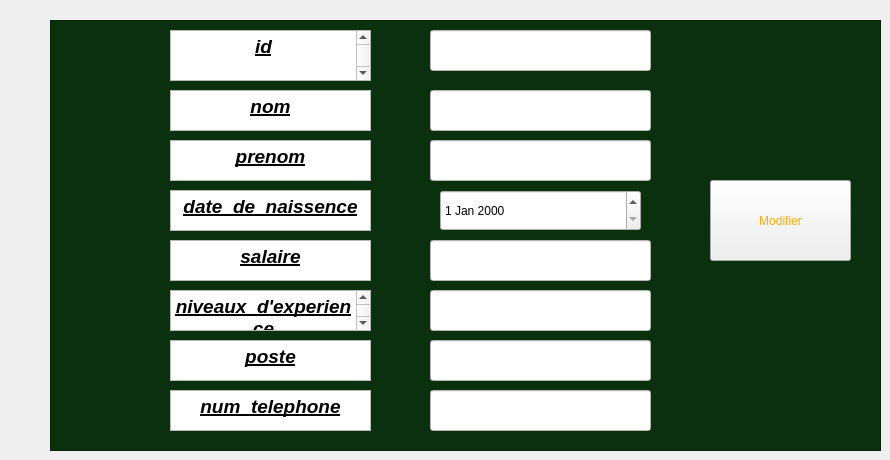
    <widget class="QWidget" name="tab_9">
     <attribute name="title">
      <string>modifier employe</string>
     </attribute>
     <widget class="QTextEdit" name="textEdit_18">
      <property name="geometry">
       <rect>
        <x>170</x>
        <y>140</y>
        <width>201</width>
        <height>41</height>
       </rect>
      </property>
      <property name="html">
       <string>&lt;!DOCTYPE HTML PUBLIC &quot;-//W3C//DTD HTML 4.0//EN&quot; &quot;http://www.w3.org/TR/REC-html40/strict.dtd&quot;&gt;
&lt;html&gt;&lt;head&gt;&lt;meta name=&quot;qrichtext&quot; content=&quot;1&quot; /&gt;&lt;meta charset=&quot;utf-8&quot; /&gt;&lt;style type=&quot;text/css&quot;&gt;
p, li { white-space: pre-wrap; }
hr { height: 1px; border-width: 0; }
li.unchecked::marker { content: &quot;\2610&quot;; }
li.checked::marker { content: &quot;\2612&quot;; }
&lt;/style&gt;&lt;/head&gt;&lt;body style=&quot; font-family:'Segoe UI'; font-size:9pt; font-weight:400; font-style:normal;&quot;&gt;
&lt;p align=&quot;center&quot; style=&quot; margin-top:0px; margin-bottom:0px; margin-left:0px; margin-right:0px; -qt-block-indent:0; text-indent:0px;&quot;&gt;&lt;span style=&quot; font-size:14pt; font-weight:700; font-style:italic; text-decoration: underline;&quot;&gt;prenom&lt;/span&gt;&lt;/p&gt;&lt;/body&gt;&lt;/html&gt;</string>
      </property>
     </widget>
     <widget class="QTextEdit" name="textEdit_25">
      <property name="geometry">
       <rect>
        <x>170</x>
        <y>290</y>
        <width>201</width>
        <height>41</height>
       </rect>
      </property>
      <property name="html">
       <string>&lt;!DOCTYPE HTML PUBLIC &quot;-//W3C//DTD HTML 4.0//EN&quot; &quot;http://www.w3.org/TR/REC-html40/strict.dtd&quot;&gt;
&lt;html&gt;&lt;head&gt;&lt;meta name=&quot;qrichtext&quot; content=&quot;1&quot; /&gt;&lt;meta charset=&quot;utf-8&quot; /&gt;&lt;style type=&quot;text/css&quot;&gt;
p, li { white-space: pre-wrap; }
hr { height: 1px; border-width: 0; }
li.unchecked::marker { content: &quot;\2610&quot;; }
li.checked::marker { content: &quot;\2612&quot;; }
&lt;/style&gt;&lt;/head&gt;&lt;body style=&quot; font-family:'Segoe UI'; font-size:9pt; font-weight:400; font-style:normal;&quot;&gt;
&lt;p align=&quot;center&quot; style=&quot; margin-top:0px; margin-bottom:0px; margin-left:0px; margin-right:0px; -qt-block-indent:0; text-indent:0px;&quot;&gt;&lt;span style=&quot; font-size:14pt; font-weight:700; font-style:italic; text-decoration: underline;&quot;&gt;niveaux_d'experience&lt;/span&gt;&lt;/p&gt;&lt;/body&gt;&lt;/html&gt;</string>
      </property>
     </widget>
     <widget class="QTextEdit" name="textEdit_26">
      <property name="geometry">
       <rect>
        <x>170</x>
        <y>90</y>
        <width>201</width>
        <height>41</height>
       </rect>
      </property>
      <property name="html">
       <string>&lt;!DOCTYPE HTML PUBLIC &quot;-//W3C//DTD HTML 4.0//EN&quot; &quot;http://www.w3.org/TR/REC-html40/strict.dtd&quot;&gt;
&lt;html&gt;&lt;head&gt;&lt;meta name=&quot;qrichtext&quot; content=&quot;1&quot; /&gt;&lt;meta charset=&quot;utf-8&quot; /&gt;&lt;style type=&quot;text/css&quot;&gt;
p, li { white-space: pre-wrap; }
hr { height: 1px; border-width: 0; }
li.unchecked::marker { content: &quot;\2610&quot;; }
li.checked::marker { content: &quot;\2612&quot;; }
&lt;/style&gt;&lt;/head&gt;&lt;body style=&quot; font-family:'Segoe UI'; font-size:9pt; font-weight:400; font-style:normal;&quot;&gt;
&lt;p align=&quot;center&quot; style=&quot; margin-top:0px; margin-bottom:0px; margin-left:0px; margin-right:0px; -qt-block-indent:0; text-indent:0px;&quot;&gt;&lt;span style=&quot; font-size:14pt; font-weight:700; font-style:italic; text-decoration: underline;&quot;&gt;nom&lt;/span&gt;&lt;/p&gt;&lt;/body&gt;&lt;/html&gt;</string>
      </property>
     </widget>
     <widget class="QDateEdit" name="date_3">
      <property name="geometry">
       <rect>
        <x>440</x>
        <y>190</y>
        <width>201</width>
        <height>41</height>
       </rect>
      </property>
     </widget>
     <widget class="QTextEdit" name="textEdit_27">
      <property name="geometry">
       <rect>
        <x>170</x>
        <y>390</y>
        <width>201</width>
        <height>41</height>
       </rect>
      </property>
      <property name="html">
       <string>&lt;!DOCTYPE HTML PUBLIC &quot;-//W3C//DTD HTML 4.0//EN&quot; &quot;http://www.w3.org/TR/REC-html40/strict.dtd&quot;&gt;
&lt;html&gt;&lt;head&gt;&lt;meta name=&quot;qrichtext&quot; content=&quot;1&quot; /&gt;&lt;meta charset=&quot;utf-8&quot; /&gt;&lt;style type=&quot;text/css&quot;&gt;
p, li { white-space: pre-wrap; }
hr { height: 1px; border-width: 0; }
li.unchecked::marker { content: &quot;\2610&quot;; }
li.checked::marker { content: &quot;\2612&quot;; }
&lt;/style&gt;&lt;/head&gt;&lt;body style=&quot; font-family:'Segoe UI'; font-size:9pt; font-weight:400; font-style:normal;&quot;&gt;
&lt;p align=&quot;center&quot; style=&quot; margin-top:0px; margin-bottom:0px; margin-left:0px; margin-right:0px; -qt-block-indent:0; text-indent:0px;&quot;&gt;&lt;span style=&quot; font-size:14pt; font-weight:700; font-style:italic; text-decoration: underline;&quot;&gt;num_telephone&lt;/span&gt;&lt;/p&gt;&lt;/body&gt;&lt;/html&gt;</string>
      </property>
     </widget>
     <widget class="QTextEdit" name="textEdit_28">
      <property name="geometry">
       <rect>
        <x>170</x>
        <y>190</y>
        <width>201</width>
        <height>41</height>
       </rect>
      </property>
      <property name="html">
       <string>&lt;!DOCTYPE HTML PUBLIC &quot;-//W3C//DTD HTML 4.0//EN&quot; &quot;http://www.w3.org/TR/REC-html40/strict.dtd&quot;&gt;
&lt;html&gt;&lt;head&gt;&lt;meta name=&quot;qrichtext&quot; content=&quot;1&quot; /&gt;&lt;meta charset=&quot;utf-8&quot; /&gt;&lt;style type=&quot;text/css&quot;&gt;
p, li { white-space: pre-wrap; }
hr { height: 1px; border-width: 0; }
li.unchecked::marker { content: &quot;\2610&quot;; }
li.checked::marker { content: &quot;\2612&quot;; }
&lt;/style&gt;&lt;/head&gt;&lt;body style=&quot; font-family:'Segoe UI'; font-size:9pt; font-weight:400; font-style:normal;&quot;&gt;
&lt;p align=&quot;center&quot; style=&quot; margin-top:0px; margin-bottom:0px; margin-left:0px; margin-right:0px; -qt-block-indent:0; text-indent:0px;&quot;&gt;&lt;span style=&quot; font-size:14pt; font-weight:700; font-style:italic; text-decoration: underline;&quot;&gt;date_de_naissence&lt;/span&gt;&lt;/p&gt;&lt;/body&gt;&lt;/html&gt;</string>
      </property>
     </widget>
     <widget class="QTextBrowser" name="textBrowser_8">
      <property name="geometry">
       <rect>
        <x>50</x>
        <y>20</y>
        <width>831</width>
        <height>431</height>
       </rect>
      </property>
      <property name="styleSheet">
       <string notr="true">background-color: rgb(0, 0, 0);
background-color: rgb(10, 48, 13);</string>
      </property>
     </widget>
     <widget class="QTextEdit" name="textEdit_29">
      <property name="geometry">
       <rect>
        <x>170</x>
        <y>240</y>
        <width>201</width>
        <height>41</height>
       </rect>
      </property>
      <property name="html">
       <string>&lt;!DOCTYPE HTML PUBLIC &quot;-//W3C//DTD HTML 4.0//EN&quot; &quot;http://www.w3.org/TR/REC-html40/strict.dtd&quot;&gt;
&lt;html&gt;&lt;head&gt;&lt;meta name=&quot;qrichtext&quot; content=&quot;1&quot; /&gt;&lt;meta charset=&quot;utf-8&quot; /&gt;&lt;style type=&quot;text/css&quot;&gt;
p, li { white-space: pre-wrap; }
hr { height: 1px; border-width: 0; }
li.unchecked::marker { content: &quot;\2610&quot;; }
li.checked::marker { content: &quot;\2612&quot;; }
&lt;/style&gt;&lt;/head&gt;&lt;body style=&quot; font-family:'Segoe UI'; font-size:9pt; font-weight:400; font-style:normal;&quot;&gt;
&lt;p align=&quot;center&quot; style=&quot; margin-top:0px; margin-bottom:0px; margin-left:0px; margin-right:0px; -qt-block-indent:0; text-indent:0px;&quot;&gt;&lt;span style=&quot; font-size:14pt; font-weight:700; font-style:italic; text-decoration: underline;&quot;&gt;salaire&lt;/span&gt;&lt;/p&gt;&lt;/body&gt;&lt;/html&gt;</string>
      </property>
     </widget>
     <widget class="QTextEdit" name="textEdit_30">
      <property name="geometry">
       <rect>
        <x>170</x>
        <y>340</y>
        <width>201</width>
        <height>41</height>
       </rect>
      </property>
      <property name="html">
       <string>&lt;!DOCTYPE HTML PUBLIC &quot;-//W3C//DTD HTML 4.0//EN&quot; &quot;http://www.w3.org/TR/REC-html40/strict.dtd&quot;&gt;
&lt;html&gt;&lt;head&gt;&lt;meta name=&quot;qrichtext&quot; content=&quot;1&quot; /&gt;&lt;meta charset=&quot;utf-8&quot; /&gt;&lt;style type=&quot;text/css&quot;&gt;
p, li { white-space: pre-wrap; }
hr { height: 1px; border-width: 0; }
li.unchecked::marker { content: &quot;\2610&quot;; }
li.checked::marker { content: &quot;\2612&quot;; }
&lt;/style&gt;&lt;/head&gt;&lt;body style=&quot; font-family:'Segoe UI'; font-size:9pt; font-weight:400; font-style:normal;&quot;&gt;
&lt;p align=&quot;center&quot; style=&quot; margin-top:0px; margin-bottom:0px; margin-left:0px; margin-right:0px; -qt-block-indent:0; text-indent:0px;&quot;&gt;&lt;span style=&quot; font-size:14pt; font-weight:700; font-style:italic; text-decoration: underline;&quot;&gt;poste&lt;/span&gt;&lt;/p&gt;&lt;/body&gt;&lt;/html&gt;</string>
      </property>
     </widget>
     <widget class="QPushButton" name="editButton_2">
      <property name="geometry">
       <rect>
        <x>710</x>
        <y>180</y>
        <width>141</width>
        <height>81</height>
       </rect>
      </property>
      <property name="styleSheet">
       <string notr="true">font: 18pt &quot;Segoe UI&quot;;
color: rgb(255, 170, 0);</string>
      </property>
      <property name="text">
       <string>Modifier</string>
      </property>
     </widget>
     <widget class="QLineEdit" name="idd_3">
      <property name="geometry">
       <rect>
        <x>430</x>
        <y>30</y>
        <width>221</width>
        <height>41</height>
       </rect>
      </property>
      <property name="styleSheet">
       <string notr="true">background-color: rgb(255, 255, 255);
color: rgb(0, 0, 0);</string>
      </property>
     </widget>
     <widget class="QLineEdit" name="nom_3">
      <property name="geometry">
       <rect>
        <x>430</x>
        <y>90</y>
        <width>221</width>
        <height>41</height>
       </rect>
      </property>
      <property name="styleSheet">
       <string notr="true">background-color: rgb(255, 255, 255);
color: rgb(0, 0, 0);</string>
      </property>
     </widget>
     <widget class="QLineEdit" name="prenom_3">
      <property name="geometry">
       <rect>
        <x>430</x>
        <y>140</y>
        <width>221</width>
        <height>41</height>
       </rect>
      </property>
      <property name="styleSheet">
       <string notr="true">background-color: rgb(255, 255, 255);
color: rgb(0, 0, 0);</string>
      </property>
     </widget>
     <widget class="QLineEdit" name="salaire_3">
      <property name="geometry">
       <rect>
        <x>430</x>
        <y>240</y>
        <width>221</width>
        <height>41</height>
       </rect>
      </property>
      <property name="styleSheet">
       <string notr="true">background-color: rgb(255, 255, 255);
color: rgb(0, 0, 0);</string>
      </property>
     </widget>
     <widget class="QLineEdit" name="niv_3">
      <property name="geometry">
       <rect>
        <x>430</x>
        <y>290</y>
        <width>221</width>
        <height>41</height>
       </rect>
      </property>
      <property name="styleSheet">
       <string notr="true">background-color: rgb(255, 255, 255);
color: rgb(0, 0, 0);</string>
      </property>
     </widget>
     <widget class="QLineEdit" name="poste_3">
      <property name="geometry">
       <rect>
        <x>430</x>
        <y>340</y>
        <width>221</width>
        <height>41</height>
       </rect>
      </property>
      <property name="styleSheet">
       <string notr="true">background-color: rgb(255, 255, 255);
color: rgb(0, 0, 0);</string>
      </property>
     </widget>
     <widget class="QLineEdit" name="numTel_3">
      <property name="geometry">
       <rect>
        <x>430</x>
        <y>390</y>
        <width>221</width>
        <height>41</height>
       </rect>
      </property>
      <property name="styleSheet">
       <string notr="true">background-color: rgb(255, 255, 255);
color: rgb(0, 0, 0);</string>
      </property>
     </widget>
     <widget class="QTextEdit" name="textEdit_31">
      <property name="geometry">
       <rect>
        <x>170</x>
        <y>30</y>
        <width>201</width>
        <height>51</height>
       </rect>
      </property>
      <property name="html">
       <string>&lt;!DOCTYPE HTML PUBLIC &quot;-//W3C//DTD HTML 4.0//EN&quot; &quot;http://www.w3.org/TR/REC-html40/strict.dtd&quot;&gt;
&lt;html&gt;&lt;head&gt;&lt;meta name=&quot;qrichtext&quot; content=&quot;1&quot; /&gt;&lt;meta charset=&quot;utf-8&quot; /&gt;&lt;style type=&quot;text/css&quot;&gt;
p, li { white-space: pre-wrap; }
hr { height: 1px; border-width: 0; }
li.unchecked::marker { content: &quot;\2610&quot;; }
li.checked::marker { content: &quot;\2612&quot;; }
&lt;/style&gt;&lt;/head&gt;&lt;body style=&quot; font-family:'Segoe UI'; font-size:9pt; font-weight:400; font-style:normal;&quot;&gt;
&lt;p align=&quot;center&quot; style=&quot; margin-top:0px; margin-bottom:0px; margin-left:0px; margin-right:0px; -qt-block-indent:0; text-indent:0px;&quot;&gt;&lt;span style=&quot; font-size:14pt; font-weight:700; font-style:italic; text-decoration: underline;&quot;&gt;id&lt;/span&gt;&lt;/p&gt;
&lt;p align=&quot;center&quot; style=&quot;-qt-paragraph-type:empty; margin-top:0px; margin-bottom:0px; margin-left:0px; margin-right:0px; -qt-block-indent:0; text-indent:0px; font-size:14pt; font-weight:700; font-style:italic; text-decoration: underline;&quot;&gt;&lt;br /&gt;&lt;/p&gt;&lt;/body&gt;&lt;/html&gt;</string>
      </property>
     </widget>
     <zorder>textBrowser_8</zorder>
     <zorder>textEdit_18</zorder>
     <zorder>textEdit_25</zorder>
     <zorder>textEdit_26</zorder>
     <zorder>date_3</zorder>
     <zorder>textEdit_27</zorder>
     <zorder>textEdit_28</zorder>
     <zorder>textEdit_29</zorder>
     <zorder>textEdit_30</zorder>
     <zorder>editButton_2</zorder>
     <zorder>idd_3</zorder>
     <zorder>nom_3</zorder>
     <zorder>prenom_3</zorder>
     <zorder>salaire_3</zorder>
     <zorder>niv_3</zorder>
     <zorder>poste_3</zorder>
     <zorder>numTel_3</zorder>
     <zorder>textEdit_31</zorder>
    </widget>
